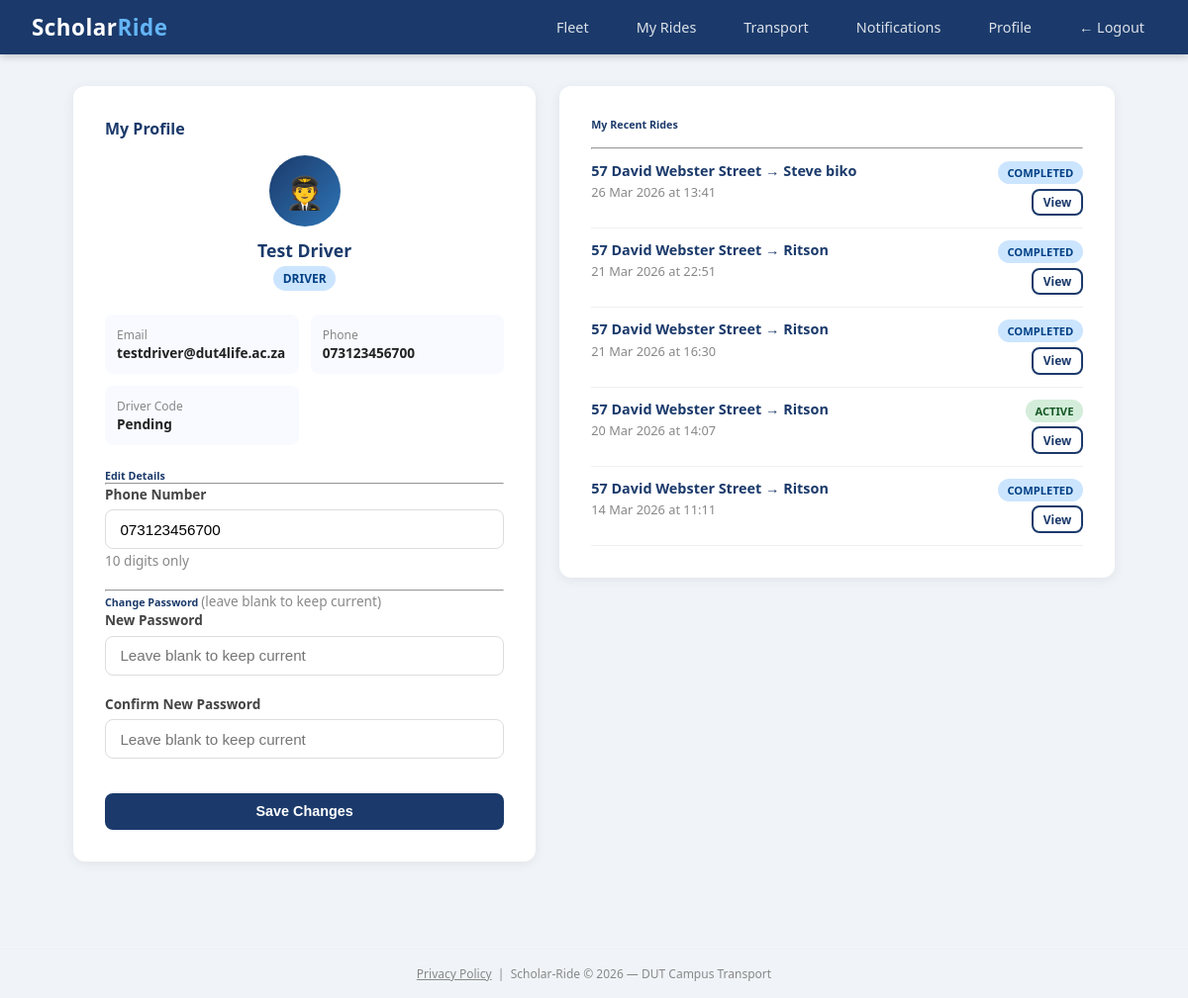
The page /profile (signed in) on the database its author committed.
### scholar_ride/models.py (models this page shows)
class User(db.Model, UserMixin):
    id = db.Column(db.Integer, primary_key=True)
    student_number = db.Column(db.String(20), unique=True, nullable=True)
    staff_number = db.Column(db.String(20), unique=True, nullable=True)
    full_name = db.Column(db.String(100), nullable=False)
    email = db.Column(db.String(120), unique=True, nullable=False)
    phone = db.Column(db.String(20), nullable=False)
    password_hash = db.Column(db.String(128), nullable=False)
    role = db.Column(db.String(20), default='student')
    department = db.Column(db.String(100), nullable=True)
    verified = db.Column(db.Boolean, default=False)
    approval_status = db.Column(db.String(20), default='pending')
    otp = db.Column(db.String(6), nullable=True)
    created_at = db.Column(db.DateTime, default=datetime.utcnow)
    driver_code = db.Column(db.String(20), nullable=True)
    rides = db.relationship('Ride', backref='driver', lazy=True)
    bookings = db.relationship('Booking', backref='student', lazy=True)
    session_token = db.Column(db.String(100), nullable=True)

class Ride(db.Model):
    id = db.Column(db.Integer, primary_key=True)
    driver_id = db.Column(db.Integer, db.ForeignKey('user.id'), nullable=False)
    origin = db.Column(db.String(200), nullable=False)
    destination = db.Column(db.String(200), nullable=False)
    departure_time = db.Column(db.DateTime, nullable=False)
    available_seats = db.Column(db.Integer, nullable=False)
    total_seats = db.Column(db.Integer, nullable=False)
    status = db.Column(db.String(20), default='active')
    created_at = db.Column(db.DateTime, default=datetime.utcnow)
    bookings = db.relationship('Booking', backref='ride', lazy=True)
    vehicle_type = db.Column(db.String(50), nullable=True)
    vehicle_model = db.Column(db.String(100), nullable=True)
    registration_number = db.Column(db.String(20), nullable=True)
    completed_at = db.Column(db.DateTime, nullable=True)
    bus_number = db.Column(db.String(20), nullable=True)

### scholar_ride/routes/auth.py (the view, shortened to what this page needs)
@auth.route('/profile', methods=['GET', 'POST'])
@login_required
def profile():
    from scholar_ride.models import Booking, Ride
    if current_user.role == 'driver':
        history = Ride.query.filter_by(driver_id=current_user.id)\
                            .order_by(Ride.departure_time.desc()).limit(5).all()
    else:
        bookings = Booking.query.filter_by(student_id=current_user.id)\
                                .order_by(Booking.booking_date.desc()).limit(5).all()
        history = [b.ride for b in bookings if b.ride][:5]
    return render_template('profile.html', history=history)

### scholar_ride/models.py (called while the page is built)
@login_manager.user_loader
def load_user(user_id):
    return User.query.get(int(user_id))

### scholar_ride/templates/profile.html (shortened to what this page needs)
{% extends "base.html" %}
{% block content %}
<div class="profile-wrapper" style="display:grid; grid-template-columns:{% if current_user.role == 'admin' %}1fr{% else %}1fr 1.2fr{% endif %}; gap:1.5rem; align-items:flex-start;">
    <div>
        <div class="card p-4 mb-3">
            <h4 style="color:#1B3A6B; margin-bottom:1rem;">My Profile</h4>
            <div style="text-align:center; margin-bottom:1.5rem;">
                <div style="width:72px; height:72px; border-radius:50%; background:linear-gradient(135deg,#1B3A6B,#2E75B6);
                            display:flex; align-items:center; justify-content:center;
                            font-size:2rem; margin:0 auto 0.75rem;">
                    {% if current_user.role == 'driver' %}🧑‍✈️
                    {% elif current_user.role == 'admin' %}👨‍💼
                    {% elif current_user.role == 'staff' %}👨‍🏫
                    {% else %}🎓{% endif %}
                </div>
                <div style="font-weight:700; font-size:1.1rem; color:#1B3A6B;">{{ current_user.full_name }}</div>
                <span class="badge badge-primary" style="margin-top:0.25rem;">{{ current_user.role | upper }}</span>
            </div>
            <div style="display:grid; grid-template-columns:1fr 1fr; gap:0.75rem; margin-bottom:1.5rem;">
                <div style="background:#f8faff; border-radius:8px; padding:0.75rem;">
                    <div style="font-size:0.75rem; color:#888;">Email</div>
                    <div style="font-size:0.85rem; font-weight:600; word-break:break-all;">{{ current_user.email }}</div>
                </div>
                <div style="background:#f8faff; border-radius:8px; padding:0.75rem;">
                    <div style="font-size:0.75rem; color:#888;">Phone</div>
                    <div style="font-size:0.85rem; font-weight:600;">{{ current_user.phone }}</div>
                </div>
                {% if current_user.role != 'admin' %}
                <div style="background:#f8faff; border-radius:8px; padding:0.75rem;">
                    {% if current_user.role == 'staff' %}
                    <div style="font-size:0.75rem; color:#888;">Staff No.</div>
                    <div style="font-size:0.85rem; font-weight:600;">{{ current_user.staff_number or 'N/A' }}</div>
                    {% elif current_user.role == 'driver' %}
                    <div style="font-size:0.75rem; color:#888;">Driver Code</div>
                    <div style="font-size:0.85rem; font-weight:600;">{{ current_user.driver_code or 'Pending' }}</div>
                    {% else %}
                    <div style="font-size:0.75rem; color:#888;">Student No.</div>
                    <div style="font-size:0.85rem; font-weight:600;">{{ current_user.student_number or 'N/A' }}</div>
                    {% endif %}
                </div>
                {% endif %}
            </div>
            <h6 style="color:#1B3A6B;">Edit Details</h6>
            <hr>
            <form method="POST" action="/profile">
                <div class="form-group">
                    <label>Phone Number</label>
                    <input type="text" name="phone" class="form-control"
                           value="{{ current_user.phone }}"
                           maxlength="10"
                           pattern="[0-9]{10}"
                           title="Phone number must be exactly 10 digits"
                           required>
                    <small class="text-muted">10 digits only</small>
                </div>
                <hr>
                <h6 style="color:#1B3A6B;">Change Password
                    <small class="text-muted" style="font-weight:400;">(leave blank to keep current)</small>
                </h6>
                <div class="form-group">
                    <label>New Password</label>
                    <input type="password" name="new_password" class="form-control"
                           placeholder="Leave blank to keep current">
                </div>
                <div class="form-group">
                    <label>Confirm New Password</label>
                    <input type="password" name="confirm_password" class="form-control"
                           placeholder="Leave blank to keep current">
                </div>
                <button type="submit" class="btn btn-primary w-100 mt-2">Save Changes</button>
            </form>
        </div>
    </div>
    {% if current_user.role in ['student', 'staff', 'driver'] %}
    <div>
        <div class="card p-4">
            <h6 style="color:#1B3A6B; margin-bottom:1rem;">
                {% if current_user.role == 'driver' %}My Recent Rides{% else %}My Ride History{% endif %}
            </h6>
            <hr>
            {% if history %}
                {% for ride in history %}
                <div style="padding:0.75rem 0; border-bottom:1px solid #f0f0f0;">
                    <div style="display:flex; justify-content:space-between; align-items:flex-start; gap:0.5rem; flex-wrap:wrap;">
                        <div>
                            <div style="font-weight:600; font-size:0.9rem; color:#1B3A6B;">
                                {{ ride.origin }} → {{ ride.destination }}
                            </div>
                            <div style="font-size:0.8rem; color:#888; margin-top:0.2rem;">
                                {{ ride.departure_time.strftime('%d %b %Y at %H:%M') }}
                            </div>
                        </div>
                        <div style="display:flex; flex-direction:column; align-items:flex-end; gap:0.3rem;">
                            <span class="badge
                                {% if ride.status == 'active' %}badge-success
                                {% elif ride.status == 'completed' %}badge-primary
                                {% elif ride.status == 'cancelled' %}badge-danger
                                {% elif ride.status == 'delayed' %}badge-warning
                                {% else %}badge-secondary{% endif %}"
                                style="font-size:0.7rem;">
                                {{ ride.status | upper }}
                            </span>
                            <a href="/rides/{{ ride.id }}" class="btn btn-sm btn-outline"
                               style="font-size:0.75rem; padding:0.2rem 0.6rem;">View</a>
                        </div>
                    </div>
                </div>
                {% endfor %}
            {% endif %}
        </div>
    </div>
    {% endif %}
</div>
{% endblock %}

### scholar_ride/templates/base.html (style rules this page uses)
*, *::before, *::after { box-sizing: border-box; margin: 0; padding: 0; }
body { font-family: 'Segoe UI', Tahoma, Geneva, Verdana, sans-serif; background: #f0f4f8; color: #222; }
.card { background: white; border-radius: 12px; box-shadow: 0 2px 12px rgba(0,0,0,0.07); padding: 2rem; margin-bottom: 1.5rem; }
.form-group { margin-bottom: 1.2rem; }
.form-group label { display: block; font-size: 0.85rem; font-weight: 600; color: #444; margin-bottom: 0.4rem; }
.form-control, .form-select { width: 100%; padding: 0.65rem 0.9rem; border: 1.5px solid #ddd; border-radius: 8px; font-size: 0.95rem; transition: border-color 0.2s; background: white; }
.btn { display: inline-block; padding: 0.65rem 1.4rem; border-radius: 8px; font-size: 0.9rem; font-weight: 600; cursor: pointer; border: none; text-decoration: none; text-align: center; transition: all 0.2s; }
.btn-primary { background: #1B3A6B; color: white; }
.btn-outline { background: transparent; color: #1B3A6B; border: 2px solid #1B3A6B; }
.btn-sm { padding: 0.35rem 0.8rem; font-size: 0.8rem; }
.badge { display: inline-block; padding: 0.25rem 0.6rem; border-radius: 20px; font-size: 0.75rem; font-weight: 700; }
.badge-success { background: #d4edda; color: #155724; }
.badge-primary { background: #cce5ff; color: #004085; }
.text-muted { color: #888; font-size: 0.85rem; }
.mt-2 { margin-top: 1rem; }
.w-100 { width: 100%; }

### rows shown on the page
User: full_name "Test Driver", role "DRIVER", email "testdriver@dut4life.ac.za", phone "073123456700", driver_code "Pending"
Ride: origin "57 David Webster Street", destination "Steve biko", departure_time "26 Mar 2026 at 13:41", status "COMPLETED"
Ride: origin "57 David Webster Street", destination "Ritson", departure_time "21 Mar 2026 at 22:51", status "COMPLETED"
Ride: origin "57 David Webster Street", destination "Ritson", departure_time "21 Mar 2026 at 16:30", status "COMPLETED"
Ride: origin "57 David Webster Street", destination "Ritson", departure_time "20 Mar 2026 at 14:07", status "ACTIVE"
Ride: origin "57 David Webster Street", destination "Ritson", departure_time "14 Mar 2026 at 11:11", status "COMPLETED"
